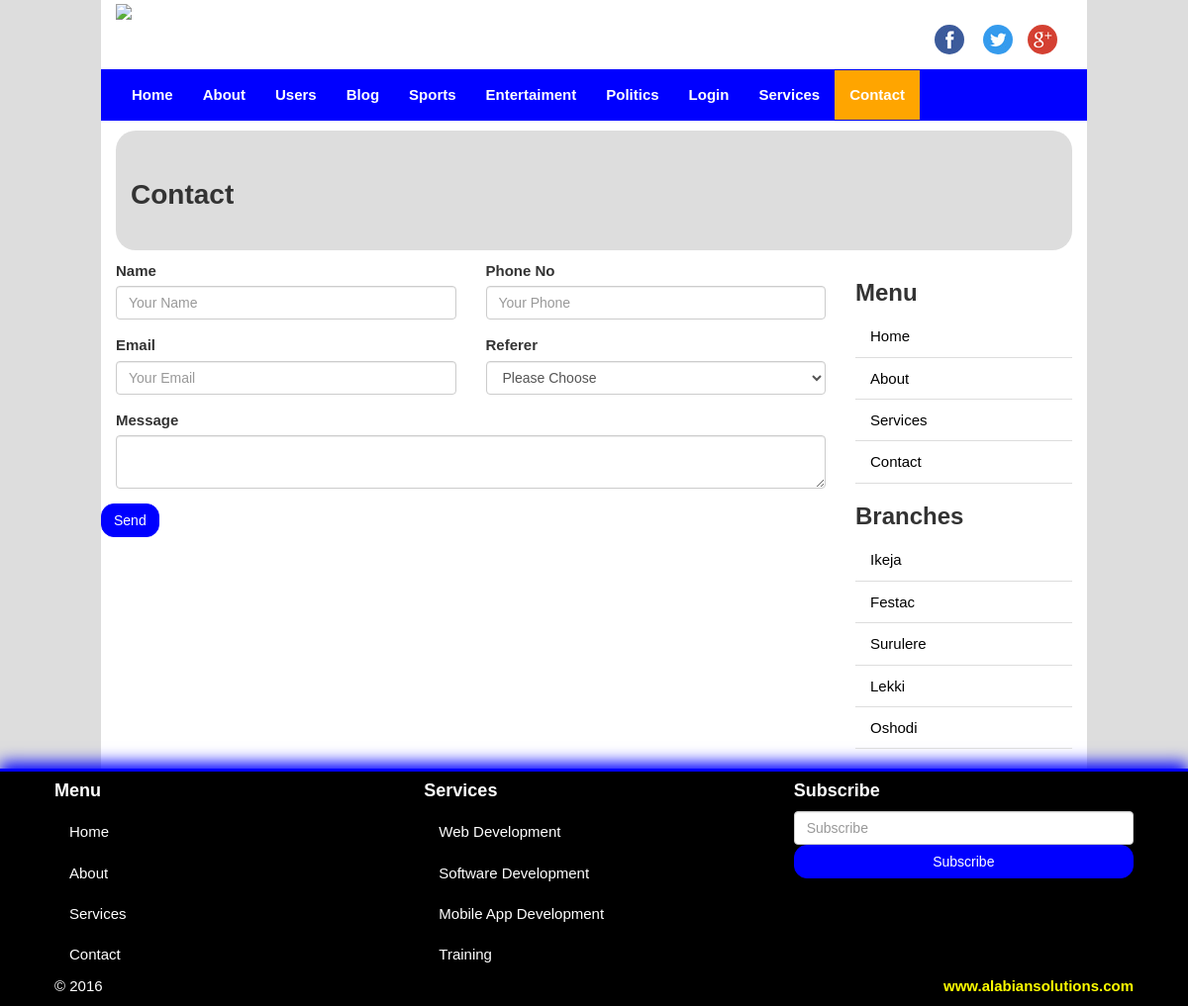
The app's page /pages/contact-page/ with its own data.
### cms_app/models.py (models this page shows, shortened)
class Category(models.Model):
    cat_name = models.CharField(max_length=30, verbose_name='Category Name')
    cat_desc = models.TextField(blank=True, null=True, verbose_name='Description')
    created_at = models.DateTimeField(auto_now_add=True)
    updated_at = models.DateTimeField(auto_now=True)
    class Meta():
        verbose_name_plural = 'Category'

### cms_app/views.py (the view, shortened to what this page needs)
# urls.py: path('contact-page/', views.contact, name='contact'),
def contact(request):
    return render(request, 'cms_app/contact.html')

### cms_app/context_processor.py (called while the page is built)
def category_menu(request):
    return {'menu':Category.objects.all()}

### templates/cms_app/contact.html (shortened to what this page needs)
{% extends 'cms_app/base.html' %}
{% load static %}
{% block content %}
<section id="sectionTitle">
  <div class="pageTitle">
    <h1>Contact</h1>
  </div>
</section>
<section id="content">
  <div class="row">
    <div class="col-sm-9 text-center" id="mainContent">
      <div class="row">
        <div class="col-sm-12">
          <form class="form" method="post" enctype="multipart/form-data">
            <div class="row">
              <div class="col-sm-6">
                <div class="form-group">
                  <label for="labelName">Name</label>
                  <input type="text" name="name" id="labelName" placeholder="Your Name" class="form-control">
                </div>
              </div>
             <div class="col-sm-6">
                <div class="form-group">
                 <label for="labelPhone">Phone No</label>
                 <input type="text" name="phone" id="labelPhone" placeholder="Your Phone" class="form-control">
               </div>
             </div>
            </div>
            <div class="row">
              <div class="col-sm-6">
                <div class="form-group">
                  <label for="labelEmail">Email</label>
                  <input type="text" name="email" id="labelEmail" class="form-control" placeholder="Your Email">
                </div>
              </div>
             <div class="col-sm-6">
                <div class="form-group">
                 <label for="labelReferer">Referer</label>
                 <select id="labelReferer" class="form-control" name="referer">
                   <option value="" selected>Please Choose</option>
                 </select>
               </div>
             </div>
            </div>
            <div class="row">
              <div class="col-sm-12">
                <div class="form-group">
                  <label for="labelMessage">Message</label>
                  <textarea name="message" id="labelMessage" class="form-control"> </textarea>
                </div>
              </div>
              <input type="submit" name="send" value="Send" class="btn btn-primary">
            </div>
          </form>
        </div>
      </div>
    </div>
    {% include 'cms_app/sidebar.html' %}
  </div>
</section>
{% endblock %}

### templates/cms_app/base.html (shortened to what this page needs)
{% load static %}
<!DOCTYPE html>
<html lang="en">
  <head>
    <link href="{% static 'cms_app/css/bootstrap.min.css' %}" rel="stylesheet">
    <link href="{% static 'cms_app/css/font-awesome.min.css' %}" rel="stylesheet">
    <link href="{% static 'cms_app/css/style.css' %}" rel="stylesheet">
  </head>
  <body>
    <div class="container">
      <header id="siteLogo">
        <div class="row">
          <div class="col-sm-3">
            <a href="index.html">
              <img src="{% static 'cms_app/images/logo.png' %}">
            </a>
          </div>
          <div class="col-sm-9">
            <span class="social-logo pull-right">
              <a href="#">
                <img src="{% static 'cms_app/images/fb.png' %}" class="img-circle">
              </a>
              <a href="#">
                <img src="{% static 'cms_app/images/tw.png' %}" class="img-circle">
              </a><a href="#">
                <img src="{% static 'cms_app/images/gp.png' %}" class="img-circle">
              </a>
            </span>
          </div>
        </div>
      </header>
      <section id="siteMenu">
        <div class="row">
          <nav class="navbar navbar-inverse">
            <div class="collapse navbar-collapse" id="mainNav">
              <ul class="nav navbar-nav">
                {% url 'home' as Home %}
                {% url 'cms_app:about' as About %}
                {% url 'cms_app:service' as Service %}
                {% url 'cms_app:contact' as Contact %}
                <li {% if request.path ==   Home %} class="active" {% endif %}><a href="{% url 'home' %}">Home</a></li>
                <li {% if request.path ==   About %} class="active" {% endif %}><a href="{% url 'cms_app:about' %}">About</a></li>
                <li><a href="users.html">Users</a></li>
                <li><a href="{% url 'cms_app:post_list' %}">Blog</a></li>
                {% if menu %}
                    {% for m in menu %}
                    <li><a href="{% url 'cms_app:post_from_cat' m.id %}">{{ m.cat_name }}</a></li>
                    {% endfor %}
                {% endif %}
                <li><a href="login.html">Login</a></li>
                <li {% if request.path ==   Service %} class="active" {% endif %}><a href="{% url 'cms_app:service' %}">Services</a></li>
                <li {% if request.path ==   Contact %} class="active" {% endif %}><a href="{% url 'cms_app:contact' %}">Contact</a></li>
              </ul>
            </div>
          </nav>
        </div>
      </section>
      {% block content %}
      {% endblock %}
    </div>
    <footer class="container-fluid" id="siteFooter">
      <div class="row">
        <div class="col-sm-4">
          <h4>Menu</h4>
          <ul class="nav">
            <li><a href="#">Home</a></li>
            <li><a href="#">About</a></li>
            <li><a href="#">Services</a></li>
            <li><a href="#">Contact</a></li>
          </ul>
        </div>
        <div class="col-sm-4">
          <h4>Services</h4>
          <ul class="nav">
            <li><a href="#">Web Development</a></li>
            <li><a href="#">Software Development</a></li>
            <li><a href="#">Mobile App Development</a></li>
            <li><a href="#">Training</a></li>
          </ul>
        </div>
        <div class="col-sm-4">
          <h4>Subscribe</h4>
          <form class="form">
            <div class="form-group">
              <input type="text" class="form-control" placeholder="Subscribe">
              <input type="submit" value="Subscribe" class="btn btn-primary btn-block">
            </div>
          </form>
        </div>
      </div>
      <div class="row">
        <div class="col-md-3">
          <p>&copy; 2016</p>
        </div>
        <div class="col-md-9">
          <p class="copy pull-right">
            <a href="#" target="_blank">www.alabiansolutions.com</a>
          </p>
        </div>
      </div>
    </footer>
  </body>
</html>

### static/cms_app/css/style.css (style rules this page uses)
body { font-family: arial, verdana, sans-serif; font-size:15px; background-color:#ddd; }
h1, h2, h3, h4, h5, h6 { font-weight: bold; }
h1 { font-size:28px; }
.container { width:83%; background-color:#fff; padding-bottom: 20px; }
.social-logo { margin-top: 25px; display: inline-block; }
.social-logo a { display: inline-block; margin-right: 15px; }
#siteMenu .navbar { margin-top: 15px; margin-bottom: 0; border-radius:0; background-color:blue; border-color:blue; }
#mainNav .navbar-nav .active a { background-color:orange; }
#mainNav .navbar-nav a { color:#fff; font-weight: bold; }
.btn-primary { background-color:blue; border-color:blue; border-radius:13px; }
#sectionTitle { background-color:#ddd; padding:30px 15px; margin: 10px 0; border-radius:20px; }
#mainContent .form { text-align: left; }
#siteFooter { background-color:#000; color:#fff; border-top:3px solid blue; box-shadow:0 -6px 15px blue; }
#siteFooter .row { padding:0 40px; }
#siteFooter .nav li a { color:#fff; }
.copy a { color:yellow; font-weight: bold; }

### records on screen
Category: cat_name "Sports"
Category: cat_name "Entertaiment"
Category: cat_name "Politics"
